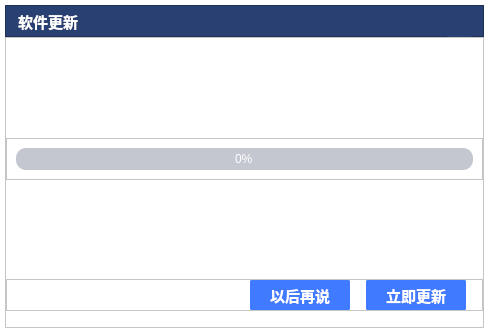
<?xml version="1.0" encoding="UTF-8"?>
<ui version="4.0">
 <class>UpdateSoftwareDialog</class>
 <widget class="QDialog" name="UpdateSoftwareDialog">
  <property name="geometry">
   <rect>
    <x>0</x>
    <y>0</y>
    <width>489</width>
    <height>333</height>
   </rect>
  </property>
  <property name="windowTitle">
   <string>Dialog</string>
  </property>
  <property name="styleSheet">
   <string notr="true">background:transparent;</string>
  </property>
  <layout class="QVBoxLayout" name="verticalLayout">
   <property name="spacing">
    <number>0</number>
   </property>
   <property name="leftMargin">
    <number>5</number>
   </property>
   <property name="topMargin">
    <number>5</number>
   </property>
   <property name="rightMargin">
    <number>5</number>
   </property>
   <property name="bottomMargin">
    <number>5</number>
   </property>
   <item>
    <widget class="QFrame" name="frame">
     <property name="minimumSize">
      <size>
       <width>0</width>
       <height>32</height>
      </size>
     </property>
     <property name="maximumSize">
      <size>
       <width>16777215</width>
       <height>32</height>
      </size>
     </property>
     <property name="palette">
      <palette>
       <active>
        <colorrole role="Button">
         <brush brushstyle="SolidPattern">
          <color alpha="255">
           <red>41</red>
           <green>64</green>
           <blue>115</blue>
          </color>
         </brush>
        </colorrole>
        <colorrole role="Base">
         <brush brushstyle="SolidPattern">
          <color alpha="255">
           <red>41</red>
           <green>64</green>
           <blue>115</blue>
          </color>
         </brush>
        </colorrole>
        <colorrole role="Window">
         <brush brushstyle="SolidPattern">
          <color alpha="255">
           <red>41</red>
           <green>64</green>
           <blue>115</blue>
          </color>
         </brush>
        </colorrole>
       </active>
       <inactive>
        <colorrole role="Button">
         <brush brushstyle="SolidPattern">
          <color alpha="255">
           <red>41</red>
           <green>64</green>
           <blue>115</blue>
          </color>
         </brush>
        </colorrole>
        <colorrole role="Base">
         <brush brushstyle="SolidPattern">
          <color alpha="255">
           <red>41</red>
           <green>64</green>
           <blue>115</blue>
          </color>
         </brush>
        </colorrole>
        <colorrole role="Window">
         <brush brushstyle="SolidPattern">
          <color alpha="255">
           <red>41</red>
           <green>64</green>
           <blue>115</blue>
          </color>
         </brush>
        </colorrole>
       </inactive>
       <disabled>
        <colorrole role="Button">
         <brush brushstyle="SolidPattern">
          <color alpha="255">
           <red>41</red>
           <green>64</green>
           <blue>115</blue>
          </color>
         </brush>
        </colorrole>
        <colorrole role="Base">
         <brush brushstyle="SolidPattern">
          <color alpha="255">
           <red>41</red>
           <green>64</green>
           <blue>115</blue>
          </color>
         </brush>
        </colorrole>
        <colorrole role="Window">
         <brush brushstyle="SolidPattern">
          <color alpha="255">
           <red>41</red>
           <green>64</green>
           <blue>115</blue>
          </color>
         </brush>
        </colorrole>
       </disabled>
      </palette>
     </property>
     <property name="cursor">
      <cursorShape>ArrowCursor</cursorShape>
     </property>
     <property name="styleSheet">
      <string notr="true">background-color:#FF294073;</string>
     </property>
     <property name="frameShape">
      <enum>QFrame::StyledPanel</enum>
     </property>
     <property name="frameShadow">
      <enum>QFrame::Raised</enum>
     </property>
     <layout class="QHBoxLayout" name="horizontalLayout_2">
      <property name="spacing">
       <number>0</number>
      </property>
      <property name="leftMargin">
       <number>12</number>
      </property>
      <property name="topMargin">
       <number>0</number>
      </property>
      <property name="rightMargin">
       <number>12</number>
      </property>
      <property name="bottomMargin">
       <number>0</number>
      </property>
      <item>
       <widget class="QLabel" name="label_2">
        <property name="palette">
         <palette>
          <active>
           <colorrole role="WindowText">
            <brush brushstyle="SolidPattern">
             <color alpha="255">
              <red>255</red>
              <green>255</green>
              <blue>255</blue>
             </color>
            </brush>
           </colorrole>
           <colorrole role="Button">
            <brush brushstyle="SolidPattern">
             <color alpha="255">
              <red>41</red>
              <green>64</green>
              <blue>115</blue>
             </color>
            </brush>
           </colorrole>
           <colorrole role="Base">
            <brush brushstyle="SolidPattern">
             <color alpha="255">
              <red>41</red>
              <green>64</green>
              <blue>115</blue>
             </color>
            </brush>
           </colorrole>
           <colorrole role="Window">
            <brush brushstyle="SolidPattern">
             <color alpha="255">
              <red>41</red>
              <green>64</green>
              <blue>115</blue>
             </color>
            </brush>
           </colorrole>
          </active>
          <inactive>
           <colorrole role="WindowText">
            <brush brushstyle="SolidPattern">
             <color alpha="255">
              <red>255</red>
              <green>255</green>
              <blue>255</blue>
             </color>
            </brush>
           </colorrole>
           <colorrole role="Button">
            <brush brushstyle="SolidPattern">
             <color alpha="255">
              <red>41</red>
              <green>64</green>
              <blue>115</blue>
             </color>
            </brush>
           </colorrole>
           <colorrole role="Base">
            <brush brushstyle="SolidPattern">
             <color alpha="255">
              <red>41</red>
              <green>64</green>
              <blue>115</blue>
             </color>
            </brush>
           </colorrole>
           <colorrole role="Window">
            <brush brushstyle="SolidPattern">
             <color alpha="255">
              <red>41</red>
              <green>64</green>
              <blue>115</blue>
             </color>
            </brush>
           </colorrole>
          </inactive>
          <disabled>
           <colorrole role="Button">
            <brush brushstyle="SolidPattern">
             <color alpha="255">
              <red>41</red>
              <green>64</green>
              <blue>115</blue>
             </color>
            </brush>
           </colorrole>
           <colorrole role="Base">
            <brush brushstyle="SolidPattern">
             <color alpha="255">
              <red>41</red>
              <green>64</green>
              <blue>115</blue>
             </color>
            </brush>
           </colorrole>
           <colorrole role="Window">
            <brush brushstyle="SolidPattern">
             <color alpha="255">
              <red>41</red>
              <green>64</green>
              <blue>115</blue>
             </color>
            </brush>
           </colorrole>
          </disabled>
         </palette>
        </property>
        <property name="font">
         <font>
          <pointsize>11</pointsize>
          <bold>true</bold>
         </font>
        </property>
        <property name="styleSheet">
         <string notr="true"/>
        </property>
        <property name="text">
         <string>软件更新</string>
        </property>
       </widget>
      </item>
      <item>
       <spacer name="horizontalSpacer">
        <property name="orientation">
         <enum>Qt::Horizontal</enum>
        </property>
        <property name="sizeHint" stdset="0">
         <size>
          <width>507</width>
          <height>9</height>
         </size>
        </property>
       </spacer>
      </item>
      <item>
       <widget class="QPushButton" name="btnClose">
        <property name="minimumSize">
         <size>
          <width>24</width>
          <height>32</height>
         </size>
        </property>
        <property name="maximumSize">
         <size>
          <width>24</width>
          <height>32</height>
         </size>
        </property>
        <property name="cursor">
         <cursorShape>PointingHandCursor</cursorShape>
        </property>
        <property name="styleSheet">
         <string notr="true">QPushButton:hover {
     background: transparent;
 }
 QPushButton:flat {
     border: none; /* no border for a flat push button */
 }

 QPushButton:default {
     border-color: navy; /* make the default button prominent */
 }
</string>
        </property>
        <property name="text">
         <string/>
        </property>
        <property name="icon">
         <iconset resource="res.qrc">
          <normaloff>:/login/resource/login/close.png</normaloff>:/login/resource/login/close.png</iconset>
        </property>
        <property name="iconSize">
         <size>
          <width>24</width>
          <height>32</height>
         </size>
        </property>
        <property name="flat">
         <bool>true</bool>
        </property>
       </widget>
      </item>
     </layout>
    </widget>
   </item>
   <item>
    <widget class="QFrame" name="frame_4">
     <property name="minimumSize">
      <size>
       <width>0</width>
       <height>100</height>
      </size>
     </property>
     <property name="styleSheet">
      <string notr="true">background-color:#FFFFFF;</string>
     </property>
     <property name="frameShape">
      <enum>QFrame::StyledPanel</enum>
     </property>
     <property name="frameShadow">
      <enum>QFrame::Raised</enum>
     </property>
     <layout class="QVBoxLayout" name="verticalLayout_2">
      <property name="spacing">
       <number>0</number>
      </property>
      <property name="leftMargin">
       <number>0</number>
      </property>
      <property name="topMargin">
       <number>0</number>
      </property>
      <property name="rightMargin">
       <number>0</number>
      </property>
      <property name="bottomMargin">
       <number>16</number>
      </property>
      <item>
       <spacer name="verticalSpacer_2">
        <property name="orientation">
         <enum>Qt::Vertical</enum>
        </property>
        <property name="sizeHint" stdset="0">
         <size>
          <width>474</width>
          <height>97</height>
         </size>
        </property>
       </spacer>
      </item>
      <item>
       <widget class="QFrame" name="frame_3">
        <property name="frameShape">
         <enum>QFrame::StyledPanel</enum>
        </property>
        <property name="frameShadow">
         <enum>QFrame::Raised</enum>
        </property>
        <layout class="QHBoxLayout" name="horizontalLayout_3">
         <item>
          <widget class="QProgressBar" name="progressBar">
           <property name="styleSheet">
            <string notr="true">QProgressBar{text-align: center;color:#FFFFFF;
                                     background-color: #FFC4C7D0;
                                     border: 0px solid #FFC4C7D0;
                                     border-radius: 10px;}
QProgressBar::chunk{background-color: #FF407AFF;
                                     border-radius: 10px;}</string>
           </property>
           <property name="value">
            <number>0</number>
           </property>
          </widget>
         </item>
        </layout>
       </widget>
      </item>
      <item>
       <spacer name="verticalSpacer">
        <property name="orientation">
         <enum>Qt::Vertical</enum>
        </property>
        <property name="sizeHint" stdset="0">
         <size>
          <width>474</width>
          <height>97</height>
         </size>
        </property>
       </spacer>
      </item>
      <item>
       <widget class="QFrame" name="frame_2">
        <property name="frameShape">
         <enum>QFrame::StyledPanel</enum>
        </property>
        <property name="frameShadow">
         <enum>QFrame::Raised</enum>
        </property>
        <layout class="QHBoxLayout" name="horizontalLayout">
         <property name="spacing">
          <number>16</number>
         </property>
         <property name="leftMargin">
          <number>0</number>
         </property>
         <property name="topMargin">
          <number>0</number>
         </property>
         <property name="rightMargin">
          <number>16</number>
         </property>
         <property name="bottomMargin">
          <number>0</number>
         </property>
         <item>
          <spacer name="horizontalSpacer_2">
           <property name="orientation">
            <enum>Qt::Horizontal</enum>
           </property>
           <property name="sizeHint" stdset="0">
            <size>
             <width>40</width>
             <height>20</height>
            </size>
           </property>
          </spacer>
         </item>
         <item>
          <widget class="QToolButton" name="toolBtnCancel">
           <property name="minimumSize">
            <size>
             <width>100</width>
             <height>28</height>
            </size>
           </property>
           <property name="font">
            <font>
             <pointsize>11</pointsize>
             <bold>true</bold>
            </font>
           </property>
           <property name="cursor">
            <cursorShape>PointingHandCursor</cursorShape>
           </property>
           <property name="styleSheet">
            <string notr="true"> QToolButton {
     border: 2px solid #FF407AFF;
     border-radius:2px;
	 background-color: #FF407AFF;
	 color:#FFFFFFFF;
 }
QToolButton:hover
{
	border:2px solid  #FF407AFF;
	background-color: #FF407AFF;
}
 QToolButton:pressed {
     border: 2px solid #FF407AFF;
     border-radius: 2px;
	 background-color: #FF407AFF;
	 color:#FFFFFFFF;
 }

 QToolButton:flat {
     border: none; /* no border for a flat push button */
 }

 QToolButton:default {
     border-color: navy; /* make the default button prominent */
 }
</string>
           </property>
           <property name="text">
            <string>以后再说</string>
           </property>
          </widget>
         </item>
         <item>
          <widget class="QToolButton" name="toolBtnUpdate">
           <property name="minimumSize">
            <size>
             <width>100</width>
             <height>28</height>
            </size>
           </property>
           <property name="font">
            <font>
             <pointsize>11</pointsize>
             <bold>true</bold>
            </font>
           </property>
           <property name="cursor">
            <cursorShape>PointingHandCursor</cursorShape>
           </property>
           <property name="styleSheet">
            <string notr="true"> QToolButton {
     border: 2px solid #FF407AFF;
     border-radius:2px;
	 background-color: #FF407AFF;
	 color:#FFFFFFFF;
 }
QToolButton:hover
{
	border:2px solid  #FF407AFF;
	background-color: #FF407AFF;
}
 QToolButton:pressed {
     border: 2px solid #FF407AFF;
     border-radius: 2px;
	 background-color: #FF407AFF;
	 color:#FFFFFFFF;
 }

 QToolButton:flat {
     border: none; /* no border for a flat push button */
 }

 QToolButton:default {
     border-color: navy; /* make the default button prominent */
 }
</string>
           </property>
           <property name="text">
            <string>立即更新</string>
           </property>
          </widget>
         </item>
        </layout>
       </widget>
      </item>
     </layout>
    </widget>
   </item>
  </layout>
 </widget>
 <resources>
  <include location="res.qrc"/>
 </resources>
 <connections/>
</ui>
